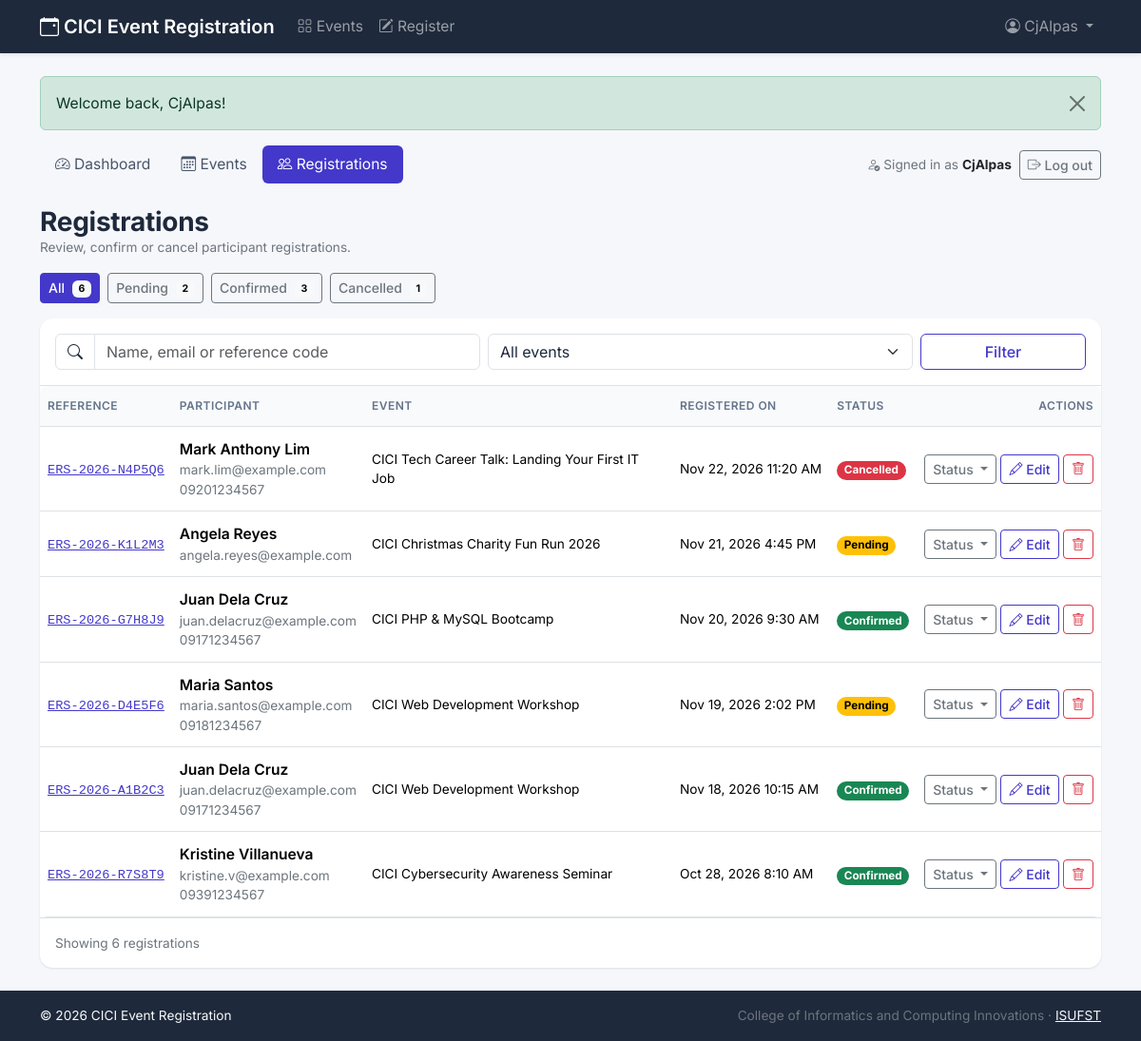
The app's page /admin/registrations.php (signed in) with its own data.
### tables this page shows
CREATE TABLE registrations (
    registration_id   INT UNSIGNED NOT NULL AUTO_INCREMENT,
    event_id          INT UNSIGNED NOT NULL,              
    full_name         VARCHAR(100) NOT NULL,
    email             VARCHAR(150) NOT NULL,
    phone             VARCHAR(20)  NULL,                  
    registration_date DATETIME     NOT NULL DEFAULT CURRENT_TIMESTAMP,
    status            ENUM('pending', 'confirmed', 'cancelled')
                                   NOT NULL DEFAULT 'pending',
    reference_code    VARCHAR(20)  NOT NULL,              

    PRIMARY KEY (registration_id),

     
    UNIQUE KEY uq_registrations_reference (reference_code),

     
     
     
    UNIQUE KEY uq_registrations_event_email (event_id, email),

     
    INDEX idx_registrations_email (email),
    INDEX idx_registrations_status (status),

     
     
     
    CONSTRAINT fk_registrations_event
        FOREIGN KEY (event_id) REFERENCES events (event_id)
        ON DELETE CASCADE
        ON UPDATE CASCADE,

    CONSTRAINT chk_registrations_status
        CHECK (status IN ('pending', 'confirmed', 'cancelled')),

     
    CONSTRAINT chk_registrations_email
        CHECK (email LIKE '%_@_%._%'),

    CONSTRAINT chk_registrations_name
        CHECK (CHAR_LENGTH(TRIM(full_name)) > 0),

     
    CONSTRAINT chk_registrations_reference
        CHECK (CHAR_LENGTH(reference_code) >= 6)
);

CREATE TABLE events (
    event_id    INT UNSIGNED      NOT NULL AUTO_INCREMENT,
    event_name  VARCHAR(150)      NOT NULL,
    description TEXT              NULL,
    event_date  DATE              NOT NULL,
    event_time  TIME              NOT NULL,
    venue       VARCHAR(150)      NOT NULL,
    capacity    SMALLINT UNSIGNED NOT NULL DEFAULT 50,    
    status      ENUM('open', 'closed', 'cancelled', 'completed')
                                  NOT NULL DEFAULT 'open',
    created_at  TIMESTAMP         NOT NULL DEFAULT CURRENT_TIMESTAMP,

    PRIMARY KEY (event_id),

     
    CONSTRAINT chk_events_capacity
        CHECK (capacity BETWEEN 1 AND 5000),

     
     
     
    CONSTRAINT chk_events_status
        CHECK (status IN ('open', 'closed', 'cancelled', 'completed')),

     
    CONSTRAINT chk_events_name
        CHECK (CHAR_LENGTH(TRIM(event_name)) > 0),

     
    INDEX idx_events_status_date (status, event_date),
     
    INDEX idx_events_date (event_date)
);

### includes/queries.php (called while the page is built, shortened)
<?php
function list_registrations(PDO $pdo, array $filters = []): array
{
    $where  = [];
    $params = [];
    $sql = 'SELECT r.*, e.event_name
            FROM registrations r
            JOIN events e ON e.event_id = r.event_id'
         . ($where ? ' WHERE ' . implode(' AND ', $where) : '')
         . ' ORDER BY r.registration_date DESC, r.registration_id DESC';
    $stmt = $pdo->prepare($sql);
    $stmt->execute($params);
    return $stmt->fetchAll();
}

### admin/registrations.php (the view, shortened to what this page needs)
<?php
require_once __DIR__ . '/../config/database.php';
$search   = input_str($_GET, 'q');
$eventId  = input_int($_GET, 'event_id');
$status   = $_GET['status'] ?? '';
if (!in_array($status, REGISTRATION_STATUSES, true)) {
    $status = '';
}
$rows   = list_registrations($pdo, ['search' => $search, 'event_id' => $eventId, 'status' => $status]);
$counts = array_fill_keys(REGISTRATION_STATUSES, 0);
foreach (list_registrations($pdo, ['search' => $search, 'event_id' => $eventId]) as $r) {
    $counts[$r['status']]++;
}
$allCount = array_sum($counts);
require_once __DIR__ . '/../includes/header.php';
require_once __DIR__ . '/../includes/admin_nav.php';
?>
<div class="mb-3">
    <h1 class="h3 fw-bold mb-0">Registrations</h1>
    <p class="text-secondary small mb-0">Review, confirm or cancel participant registrations.</p>
</div>
<div class="d-flex flex-wrap gap-2 mb-3">
    <a href="<?= url('admin/registrations.php?' . http_build_query(['q' => $search, 'event_id' => $eventId])) ?>" class="btn btn-sm <?= $status === '' ? 'btn-primary' : 'btn-outline-secondary' ?>">
        All <span class="badge text-bg-light ms-1"><?= $allCount ?></span>
    </a>
    <?php foreach ($counts as $s => $n): ?>
        <a href="<?= url('admin/registrations.php?' . http_build_query(['q' => $search, 'event_id' => $eventId, 'status' => $s])) ?>" class="btn btn-sm <?= $status === $s ? 'btn-primary' : 'btn-outline-secondary' ?>">
            <?= ucfirst($s) ?> <span class="badge text-bg-light ms-1"><?= $n ?></span>
        </a>
    <?php endforeach; ?>
</div>
<div class="panel">
    <form method="get" class="p-3 border-bottom">
        <div class="row g-2">
            <div class="col-md-5">
                <div class="input-group">
                    <span class="input-group-text bg-white"><i class="bi bi-search"></i></span>
                    <input type="search" class="form-control" id="q" name="q" placeholder="Name, email or reference code" value="<?= e($search) ?>">
                </div>
            </div>
            <div class="col-8 col-md-5">
                <select class="form-select" id="event_id" name="event_id">
                    <option value="0">All events</option>
                </select>
            </div>
            <div class="col-4 col-md-2 d-grid">
                <button class="btn btn-outline-primary" type="submit">Filter</button>
            </div>
        </div>
    </form>
    <div class="table-responsive">
        <table class="table table-hover align-middle mb-0">
            <thead>
            <tr>
                <th>Reference</th>
                <th>Participant</th>
                <th>Event</th>
                <th>Registered on</th>
                <th>Status</th>
                <th class="text-end">Actions</th>
            </tr>
            </thead>
            <tbody>
            <?php foreach ($rows as $r): ?>
                <tr>
                    <td><a href="<?= url('admin/registration_view.php?id=' . $r['registration_id']) ?>"><code class="text-nowrap"><?= e($r['reference_code']) ?></code></a></td>
                    <td style="min-width: 200px">
                        <div class="fw-semibold"><?= e($r['full_name']) ?></div>
                        <div class="small text-secondary"><?= e($r['email']) ?></div>
                        <?php if ($r['phone']): ?><div class="small text-secondary"><?= e($r['phone']) ?></div><?php endif; ?>
                    </td>
                    <td style="min-width: 180px" class="small"><?= e($r['event_name']) ?></td>
                    <td class="text-nowrap small"><?= date('M j, Y g:i A', strtotime($r['registration_date'])) ?></td>
                    <td><?= status_badge($r['status']) ?></td>
                    <td class="text-end text-nowrap">
                        <?php $statusReturn = 'list'; require __DIR__ . '/../includes/status_buttons.php'; ?>
                        <a href="<?= url('admin/registration_edit.php?id=' . $r['registration_id']) ?>" class="btn btn-sm btn-outline-primary">
                            <i class="bi bi-pencil"></i> Edit
                        </a>
                        <form method="post" action="<?= url('admin/registration_delete.php') ?>" class="d-inline">
                            <button type="submit" class="btn btn-sm btn-outline-danger"
                                    data-confirm="Delete the registration of <?= e($r['full_name']) ?>? This cannot be undone.">
                                <i class="bi bi-trash"></i><span class="visually-hidden">Delete</span>
                            </button>
                        </form>
                    </td>
                </tr>
            <?php endforeach; ?>
            </tbody>
        </table>
    </div>
    <div class="p-3 border-top small text-secondary">Showing <?= count($rows) ?> registration<?= count($rows) === 1 ? '' : 's' ?></div>
</div>
<?php require_once __DIR__ . '/../includes/footer.php'; ?>

### includes/functions.php (shortened to what this page needs)
<?php
function e(?string $value): string
{
    return htmlspecialchars($value ?? '', ENT_QUOTES, 'UTF-8');
}
function url(string $path = ''): string
{
    return BASE_URL . ltrim($path, '/');
}
function show_flash(): void
{
    $flash = $_SESSION['flash'];
    echo '<div class="alert alert-' . e($flash['type']) . ' alert-dismissible fade show" role="alert">'
        . e($flash['message'])
        . '<button type="button" class="btn-close" data-bs-dismiss="alert" aria-label="Close"></button>'
        . '</div>';
}
function status_badge(string $status): string
{
    $colors = [
        'open'      => 'success',
        'confirmed' => 'success',
        'pending'   => 'warning',
        'closed'    => 'secondary',
        'completed' => 'info',
        'cancelled' => 'danger',
    ];
    $color = $colors[$status] ?? 'secondary';
    return '<span class="badge rounded-pill text-bg-' . $color . '">' . e(ucfirst($status)) . '</span>';
}
function input_str(array $source, string $key): string
{
    $value = $source[$key] ?? '';
    return is_string($value) ? trim($value) : '';
}
function input_int(array $source, string $key): int
{
    $value = $source[$key] ?? null;
    if (!is_string($value) && !is_int($value)) {
        return 0;
    }
    $int = filter_var($value, FILTER_VALIDATE_INT, ['options' => ['min_range' => 1]]);
    return $int === false ? 0 : $int;
}

### includes/status_buttons.php (shortened to what this page needs)
<div class="dropdown d-inline-block">
    <button class="btn btn-sm btn-outline-secondary dropdown-toggle" type="button" data-bs-toggle="dropdown" aria-expanded="false"
            data-bs-popper-config='{"strategy":"fixed"}'>
        Status
    </button>
</div>

### assets/css/style.css (style rules this page uses)
:root { --brand: #4338ca; --brand-dark: #312e81; --brand-soft: #eef2ff; --ink: #1e293b; --page-bg: #f6f7fb; --bs-primary: #4338ca; --bs-primary-rgb: 67, 56, 202; --bs-link-color: #4338ca; --bs-link-color-rgb: 67, 56, 202; --bs-link-hover-color: #312e81; --bs-link-hover-color-rgb: 49, 46, 129; --bs-body-color: #1e293b; --bs-body-font-family: "Inter", system-ui, -apple-system, "Segoe UI", Roboto, Arial, sans-serif; }
body { background-color: var(--page-bg); font-size: 0.975rem; }
h1, h2, h3, h4, h5 { color: var(--ink); letter-spacing: -0.01em; }
.btn-primary { --bs-btn-bg: var(--brand); --bs-btn-border-color: var(--brand); --bs-btn-hover-bg: var(--brand-dark); --bs-btn-hover-border-color: var(--brand-dark); --bs-btn-active-bg: var(--brand-dark); --bs-btn-active-border-color: var(--brand-dark); --bs-btn-disabled-bg: #a5b4fc; --bs-btn-disabled-border-color: #a5b4fc; }
.btn-outline-primary { --bs-btn-color: var(--brand); --bs-btn-border-color: var(--brand); --bs-btn-hover-bg: var(--brand); --bs-btn-hover-border-color: var(--brand); --bs-btn-active-bg: var(--brand-dark); --bs-btn-active-border-color: var(--brand-dark); }
.btn { font-weight: 500; }
.panel { background: #fff; border-radius: 0.85rem; box-shadow: 0 1px 2px rgba(30, 41, 59, 0.06), 0 1px 3px rgba(30, 41, 59, 0.05); }
.table > :not(caption) > * > * { padding-top: 0.75rem; padding-bottom: 0.75rem; }
.table thead th { font-size: 0.75rem; text-transform: uppercase; letter-spacing: 0.04em; color: #64748b; font-weight: 600; background-color: #f8fafc; white-space: nowrap; }
.table-responsive { border-radius: 0.5rem; position: relative; }

### records on screen
registrations: reference_code "ERS-2026-N4P5Q6", full_name "Mark Anthony Lim", email "mark.lim@example.com", phone "09201234567", event.event_name "CICI Tech Career Talk: Landing Your First IT Job", registration_date "Nov 22, 2026 11:20 AM", status "Cancelled"
registrations: reference_code "ERS-2026-K1L2M3", full_name "Angela Reyes", email "angela.reyes@example.com", event.event_name "CICI Christmas Charity Fun Run 2026", registration_date "Nov 21, 2026 4:45 PM", status "Pending"
registrations: reference_code "ERS-2026-G7H8J9", full_name "Juan Dela Cruz", email "juan.delacruz@example.com", phone "09171234567", event.event_name "CICI PHP & MySQL Bootcamp", registration_date "Nov 20, 2026 9:30 AM", status "Confirmed"
registrations: reference_code "ERS-2026-D4E5F6", full_name "Maria Santos", email "maria.santos@example.com", phone "09181234567", event.event_name "CICI Web Development Workshop", registration_date "Nov 19, 2026 2:02 PM", status "Pending"
registrations: reference_code "ERS-2026-A1B2C3", full_name "Juan Dela Cruz", email "juan.delacruz@example.com", phone "09171234567", event.event_name "CICI Web Development Workshop", registration_date "Nov 18, 2026 10:15 AM", status "Confirmed"
registrations: reference_code "ERS-2026-R7S8T9", full_name "Kristine Villanueva", email "kristine.v@example.com", phone "09391234567", event.event_name "CICI Cybersecurity Awareness Seminar", registration_date "Oct 28, 2026 8:10 AM", status "Confirmed"

### other values on screen
APP_NAME "CICI Event Registration"
$navAdmin['username'] "CjAlpas"
$flash['message'] "Welcome back, CjAlpas!"
current_admin()['username'] "CjAlpas"
$allCount "6"
$s "Pending"
$n "2"
$s "Confirmed"
$n "3"
$s "Cancelled"
$n "1"
count($rows) "6"
ORG_NAME "College of Informatics and Computing Innovations"
